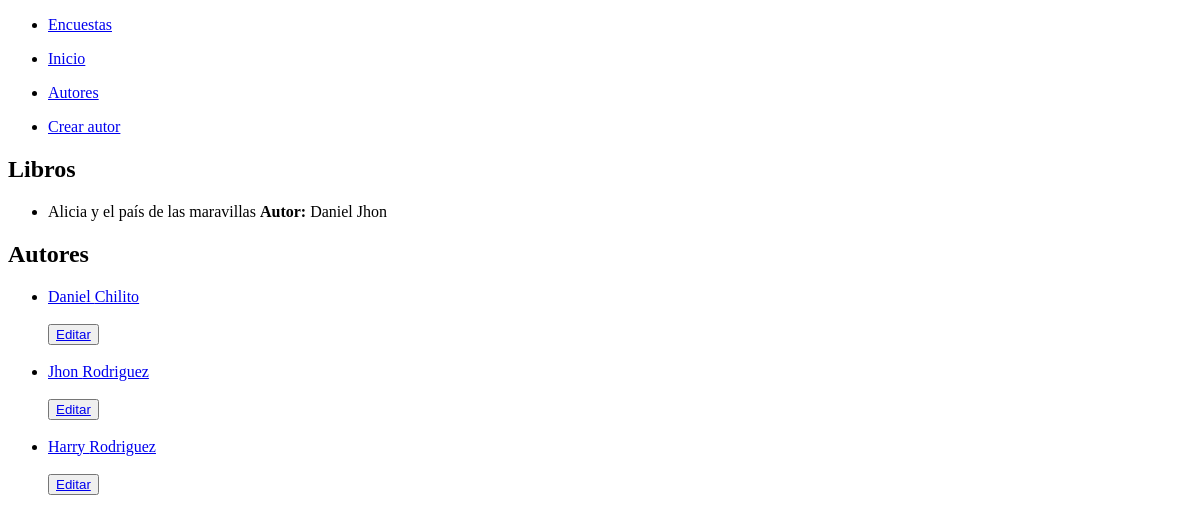
/pruebas/autores/, run on an earlier commit of the app's database.
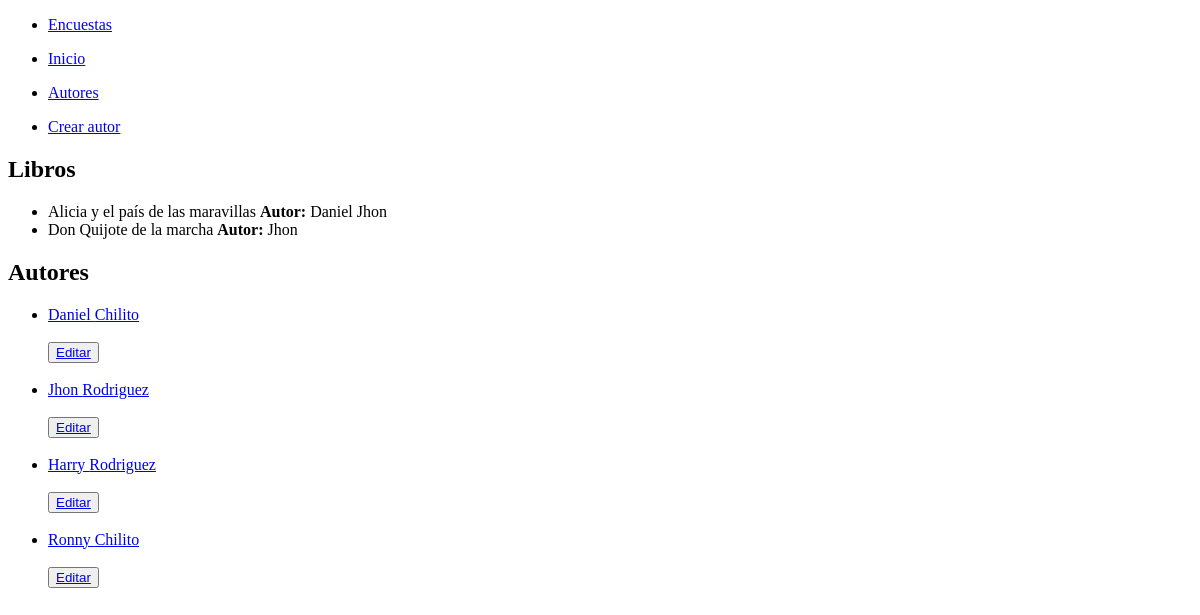
And on a later commit of the database.
### pruebas/models.py (models this page shows, shortened)
class Book(models.Model):
    title = models.CharField('Titulo del Libro', max_length=100, unique=True)
    codigo_unique = models.CharField(
        'Codigo Único', max_length=10, unique=True)
    author = models.ManyToManyField(Author)
    class Meta:
        verbose_name = 'Libro'
        verbose_name_plural = 'Libros'
    objects = CustomManager()

class Author(models.Model):
    name = models.CharField(verbose_name='Nombre', max_length=100, default='')
    last_name = models.CharField(
        verbose_name='Apellido', max_length=100, default='')
    age = models.PositiveBigIntegerField(verbose_name='Edad')
    objects = CustomManager()

### pruebas/views.py (the view)
# urls.py: path('autores/', views.autores, name='autores'),
def autores(request):
    libros = Book.objects.all()
    authors = Author.objects.all()
    return render(request, 'autores.html', {
        'Books': libros, "Authors": authors
    })

### pruebas/models.py (called while the page is built)
    def get_queryset(self):
        return super().get_queryset()

### pruebas/templates/autores.html (shortened to what this page needs)
{% extends 'layouts/nabvar.html' %} {% block content %}
<h2>Libros</h2>
<ul>
  {% for libro in Books %}
  <li>
    {{ libro.title }} <strong>Autor:</strong>
    {% for autor in libro.author.all %}
    {{ autor.name }}
    {% endfor %}
  </li>
  {% endfor %}
</ul>
<h2>Autores</h2>
<ul>
  {% for autor in Authors %}
  <li>
    <a href="{% url 'pruebas:blog' autor.id %}">
      {{ autor.name }} {{ autor.last_name }}
    </a>
  </li>
  <br />
  <button>
    <a href="{% url 'pruebas:update' autor.id %}">Editar</a>
  </button>
  <br />
  <br />
  {% endfor %}
</ul>
 {% endblock %}

What changed in the data, as far as the page shows it:
added Book: title "Don Quijote de la marcha", Author (name "Jhon")
added Author: name "Ronny", last_name "Chilito", shown under "Autores"
